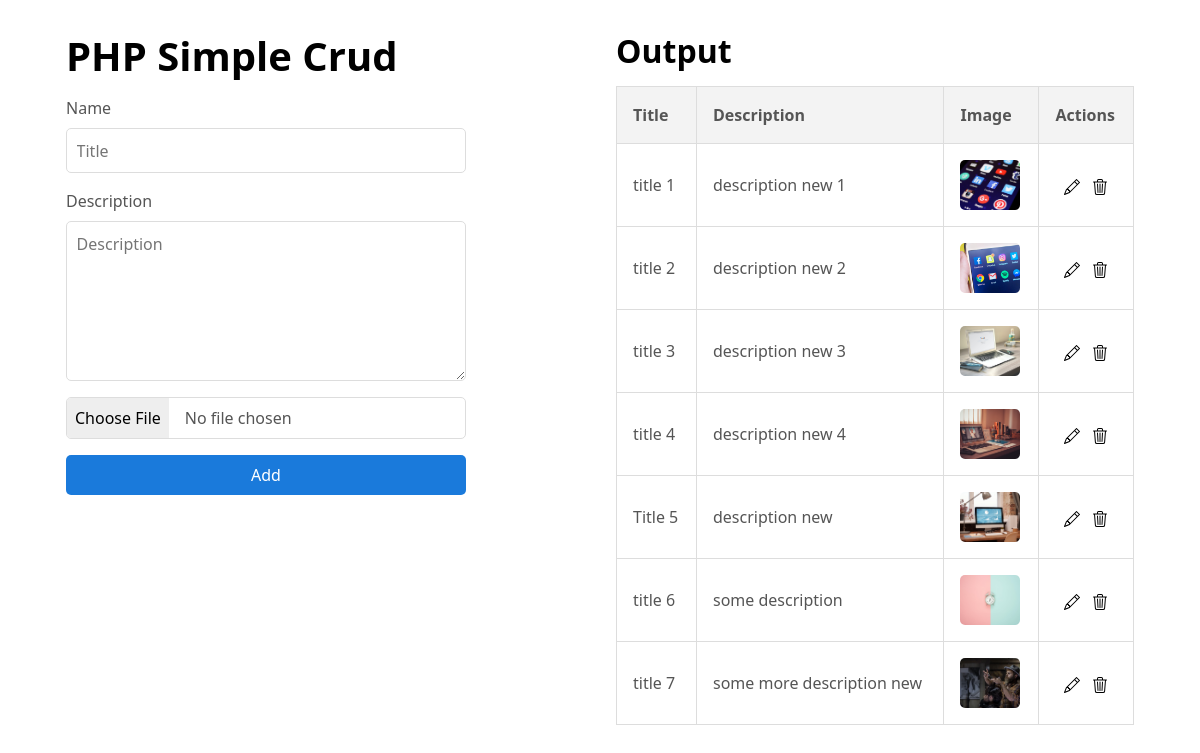
The page / on the database its author committed.
### tables this page shows
CREATE TABLE `crud` (
  `id` int(11) NOT NULL,
  `title` varchar(255) NOT NULL,
  `description` text NOT NULL,
  `image` varchar(255) NOT NULL
);

### index.php (the view, shortened to what this page needs)
<?php
require_once "functions.php";
?>
<!DOCTYPE html>
<html lang="en">
<head>
    <link rel="stylesheet" href="./simply.css">
</head>
<body>
    <div class="container">
    <?php
    if(isset($_GET["action"]) && $_GET["action"] == "edit"){
    $id = $_GET["id"];
    $selectdata = "select * from `crud` where id = '$id'";
    $selecteddata = mysqli_query($conn, $selectdata);
    $dbdata = mysqli_fetch_assoc($selecteddata);
    $image = $dbdata["image"];
        ?>
    <div class="md-grid">
    <p class="font-large"><a href="./index.php"><i class="chevron-left-icon"> </i>Go Back</a></p>
    <form action="./index.php?action=update" method="post" enctype="multipart/form-data" class="mt-s">
        <div class="form-group">
            <label for="name">Name</label>
            <input type="text" value="<?=$dbdata['title'];?>" placeholder="Title" name="title" id="name">
        </div>
        <div class="form-group">
            <label for="description">Description</label>
            <textarea name="description" id="description" placeholder="Description"><?=$dbdata['description'];?></textarea>
        </div>
        <input type="hidden" value="<?=$dbdata['id']?>" name="id">
        <img src="<?=$dbdata['image'];?>" class="height-150px">
        <input type="file" name="image" class="my-1">
        <input type="submit" value="Update" class="btn btn-success block">
    </form>
    </div>
    <?php } else{
    ?>
        <div class="md-grid md-items-2 md-gap-2 my-2">
        <div class="left-column">
        <h1><a href="./index.php">PHP Simple Crud</a></h1>
    <form action="./index.php?action=add" method="post" enctype="multipart/form-data" class="mt-1">
        <div class="form-group">
            <label for="name">Name</label>
            <input type="text" placeholder="Title" name="title" id="name">
        </div>
        <div class="form-group">
            <label for="description">Description</label>
            <textarea name="description" id="description" placeholder="Description"></textarea>
        </div>
        <input type="file" name="image" class="mb-1">
        <input type="submit" value="Add" class="btn btn-main block">
    </form>
    </div>
    <div class="right-column">
        <h2>Output</h2>
        <?php show_data($conn); ?>
    </div>
    </div>
    <?php } ?>
    </div>
</body>
</html>
<?php
function show_data($conn){
    $select = "select * from `crud`";
    $selected = mysqli_query($conn, $select);
    if(mysqli_num_rows($selected) > 0){
        ?>
        <table class="table-light-grey mt-1">
            <thead>
                <tr>
                <th>Title</th>
                <th>Description</th>
                <th>Image</th>
                <th>Actions</th>
                </tr>
            </thead>
            <tbody>
        <?php
        while($data = mysqli_fetch_assoc($selected)){ ?>
                <tr>
                <td><?=$data["title"]?></td>
                <td><?=$data["description"]?></td>
                <td><image src='<?=$data["image"]?>' class="width-60px height-50px"></td>
                <td class="text-center">
                    <a href="./index.php?action=edit&id=<?=$data['id'];?>" class="edit mr-s"><i class="pencil-icon"></i></a>
                    <a href="./index.php?action=delete&id=<?=$data['id'];?>" class="edit" onclick="return confirm('You really wanna to delete this?');"><i class="delete-icon"></i></a>
                </td>
            </tr>
        <?php } ?>
        </tbody>
        </table>
        <?php
    }
}
?>

### rows shown on the page
crud: title "title 1", description "description new 1", image (picture)
crud: title "title 2", description "description new 2", image (picture)
crud: title "title 3", description "description new 3", image (picture)
crud: title "title 4", description "description new 4", image (picture)
crud: title "Title 5", description "description new", image (picture)
crud: title "title 6", description "some description", image (picture)
crud: title "title 7", description "some more description new", image (picture)
